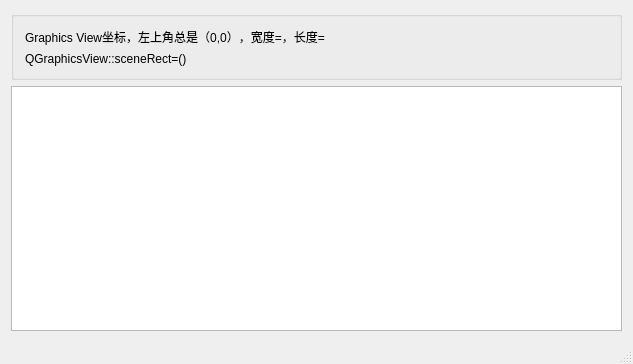
<?xml version="1.0" encoding="UTF-8"?>
<ui version="4.0">
 <class>MainWindow</class>
 <widget class="QMainWindow" name="MainWindow">
  <property name="geometry">
   <rect>
    <x>0</x>
    <y>0</y>
    <width>633</width>
    <height>364</height>
   </rect>
  </property>
  <property name="windowTitle">
   <string>MainWindow</string>
  </property>
  <widget class="QWidget" name="centralWidget">
   <layout class="QVBoxLayout" name="verticalLayout_2">
    <item>
     <widget class="QGroupBox" name="groupBox">
      <property name="title">
       <string/>
      </property>
      <layout class="QVBoxLayout" name="verticalLayout">
       <item>
        <widget class="QLabel" name="labViewSize">
         <property name="text">
          <string>Graphics View坐标，左上角总是（0,0），宽度=，长度=</string>
         </property>
        </widget>
       </item>
       <item>
        <widget class="QLabel" name="LabSceneRect">
         <property name="text">
          <string>QGraphicsView::sceneRect=()</string>
         </property>
        </widget>
       </item>
      </layout>
     </widget>
    </item>
    <item>
     <widget class="MyGraphicsView" name="graphicsView"/>
    </item>
   </layout>
  </widget>
  <widget class="QStatusBar" name="statusBar"/>
 </widget>
 <layoutdefault spacing="6" margin="11"/>
 <customwidgets>
  <customwidget>
   <class>MyGraphicsView</class>
   <extends>QGraphicsView</extends>
   <header location="global">mygraphicsview.h</header>
  </customwidget>
 </customwidgets>
 <resources/>
 <connections/>
</ui>
